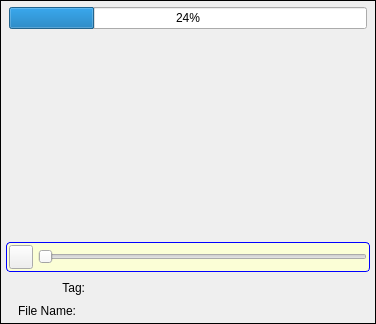
<?xml version="1.0" encoding="UTF-8"?>
<ui version="4.0">
 <class>AssetVideoWidget</class>
 <widget class="QWidget" name="AssetVideoWidget">
  <property name="geometry">
   <rect>
    <x>0</x>
    <y>0</y>
    <width>376</width>
    <height>324</height>
   </rect>
  </property>
  <property name="sizePolicy">
   <sizepolicy hsizetype="Expanding" vsizetype="Expanding">
    <horstretch>0</horstretch>
    <verstretch>0</verstretch>
   </sizepolicy>
  </property>
  <property name="minimumSize">
   <size>
    <width>0</width>
    <height>0</height>
   </size>
  </property>
  <property name="maximumSize">
   <size>
    <width>16777215</width>
    <height>324</height>
   </size>
  </property>
  <property name="windowTitle">
   <string>Form</string>
  </property>
  <property name="styleSheet">
   <string notr="true"/>
  </property>
  <layout class="QGridLayout" name="gridLayout">
   <property name="leftMargin">
    <number>0</number>
   </property>
   <property name="topMargin">
    <number>0</number>
   </property>
   <property name="rightMargin">
    <number>0</number>
   </property>
   <property name="bottomMargin">
    <number>0</number>
   </property>
   <property name="spacing">
    <number>0</number>
   </property>
   <item row="0" column="0">
    <widget class="QFrame" name="m_MainFrame">
     <property name="sizePolicy">
      <sizepolicy hsizetype="Expanding" vsizetype="Preferred">
       <horstretch>0</horstretch>
       <verstretch>0</verstretch>
      </sizepolicy>
     </property>
     <property name="frameShape">
      <enum>QFrame::Box</enum>
     </property>
     <property name="frameShadow">
      <enum>QFrame::Plain</enum>
     </property>
     <layout class="QVBoxLayout" name="verticalLayout">
      <property name="spacing">
       <number>2</number>
      </property>
      <property name="leftMargin">
       <number>5</number>
      </property>
      <property name="topMargin">
       <number>5</number>
      </property>
      <property name="rightMargin">
       <number>5</number>
      </property>
      <property name="bottomMargin">
       <number>5</number>
      </property>
      <item>
       <layout class="QHBoxLayout" name="horizontalLayout_4">
        <property name="spacing">
         <number>2</number>
        </property>
        <item>
         <widget class="AvatarBar" name="m_LeftAvatarBar" native="true"/>
        </item>
        <item>
         <widget class="QFrame" name="m_VideoPictureFrame">
          <property name="sizePolicy">
           <sizepolicy hsizetype="Expanding" vsizetype="Expanding">
            <horstretch>0</horstretch>
            <verstretch>0</verstretch>
           </sizepolicy>
          </property>
          <property name="minimumSize">
           <size>
            <width>0</width>
            <height>120</height>
           </size>
          </property>
          <property name="maximumSize">
           <size>
            <width>16777215</width>
            <height>16777215</height>
           </size>
          </property>
          <property name="frameShape">
           <enum>QFrame::NoFrame</enum>
          </property>
          <property name="frameShadow">
           <enum>QFrame::Raised</enum>
          </property>
          <layout class="QGridLayout" name="gridLayout_2">
           <property name="leftMargin">
            <number>1</number>
           </property>
           <property name="topMargin">
            <number>1</number>
           </property>
           <property name="rightMargin">
            <number>1</number>
           </property>
           <property name="bottomMargin">
            <number>1</number>
           </property>
           <property name="spacing">
            <number>0</number>
           </property>
           <item row="1" column="0">
            <widget class="VidWidget" name="m_VidWidget" native="true">
             <property name="sizePolicy">
              <sizepolicy hsizetype="Expanding" vsizetype="Expanding">
               <horstretch>0</horstretch>
               <verstretch>0</verstretch>
              </sizepolicy>
             </property>
             <property name="maximumSize">
              <size>
               <width>16777215</width>
               <height>16777215</height>
              </size>
             </property>
            </widget>
           </item>
           <item row="0" column="0">
            <widget class="QProgressBar" name="m_XferProgressBar">
             <property name="value">
              <number>24</number>
             </property>
            </widget>
           </item>
          </layout>
         </widget>
        </item>
        <item>
         <widget class="AvatarBar" name="m_RightAvatarBar" native="true">
          <property name="sizePolicy">
           <sizepolicy hsizetype="Preferred" vsizetype="Expanding">
            <horstretch>0</horstretch>
            <verstretch>0</verstretch>
           </sizepolicy>
          </property>
         </widget>
        </item>
       </layout>
      </item>
      <item>
       <widget class="QFrame" name="m_ControlsFrame">
        <property name="sizePolicy">
         <sizepolicy hsizetype="Expanding" vsizetype="Preferred">
          <horstretch>0</horstretch>
          <verstretch>0</verstretch>
         </sizepolicy>
        </property>
        <property name="minimumSize">
         <size>
          <width>0</width>
          <height>0</height>
         </size>
        </property>
        <property name="maximumSize">
         <size>
          <width>16777215</width>
          <height>16777215</height>
         </size>
        </property>
        <property name="frameShape">
         <enum>QFrame::NoFrame</enum>
        </property>
        <property name="frameShadow">
         <enum>QFrame::Plain</enum>
        </property>
        <layout class="QVBoxLayout" name="verticalLayout_2">
         <property name="spacing">
          <number>0</number>
         </property>
         <property name="leftMargin">
          <number>0</number>
         </property>
         <property name="topMargin">
          <number>0</number>
         </property>
         <property name="rightMargin">
          <number>0</number>
         </property>
         <property name="bottomMargin">
          <number>0</number>
         </property>
         <item>
          <widget class="QFrame" name="m_VideoPlaybackControl">
           <property name="sizePolicy">
            <sizepolicy hsizetype="Expanding" vsizetype="Preferred">
             <horstretch>0</horstretch>
             <verstretch>0</verstretch>
            </sizepolicy>
           </property>
           <property name="styleSheet">
            <string notr="true">QFrame#m_VideoPlaybackControl
{   
background-color: #FBFED6;
border: 1px solid blue;
border-radius: 4px; 
}</string>
           </property>
           <layout class="QHBoxLayout" name="horizontalLayout">
            <property name="spacing">
             <number>5</number>
            </property>
            <property name="sizeConstraint">
             <enum>QLayout::SetDefaultConstraint</enum>
            </property>
            <property name="leftMargin">
             <number>2</number>
            </property>
            <property name="topMargin">
             <number>2</number>
            </property>
            <property name="rightMargin">
             <number>2</number>
            </property>
            <property name="bottomMargin">
             <number>2</number>
            </property>
            <item>
             <widget class="VxPushButton" name="m_PlayPauseButton">
              <property name="sizePolicy">
               <sizepolicy hsizetype="Fixed" vsizetype="Fixed">
                <horstretch>0</horstretch>
                <verstretch>0</verstretch>
               </sizepolicy>
              </property>
              <property name="minimumSize">
               <size>
                <width>24</width>
                <height>24</height>
               </size>
              </property>
              <property name="maximumSize">
               <size>
                <width>24</width>
                <height>24</height>
               </size>
              </property>
              <property name="text">
               <string/>
              </property>
              <property name="iconSize">
               <size>
                <width>24</width>
                <height>24</height>
               </size>
              </property>
             </widget>
            </item>
            <item>
             <widget class="QSlider" name="m_PlayPosSlider">
              <property name="minimumSize">
               <size>
                <width>0</width>
                <height>24</height>
               </size>
              </property>
              <property name="maximumSize">
               <size>
                <width>16777215</width>
                <height>24</height>
               </size>
              </property>
              <property name="orientation">
               <enum>Qt::Horizontal</enum>
              </property>
             </widget>
            </item>
           </layout>
          </widget>
         </item>
         <item>
          <widget class="QFrame" name="m_TagFrame">
           <layout class="QHBoxLayout" name="horizontalLayout_3">
            <property name="spacing">
             <number>2</number>
            </property>
            <item>
             <widget class="QLabel" name="m_TagTitleLabel">
              <property name="sizePolicy">
               <sizepolicy hsizetype="Fixed" vsizetype="Preferred">
                <horstretch>0</horstretch>
                <verstretch>0</verstretch>
               </sizepolicy>
              </property>
              <property name="minimumSize">
               <size>
                <width>70</width>
                <height>14</height>
               </size>
              </property>
              <property name="maximumSize">
               <size>
                <width>70</width>
                <height>14</height>
               </size>
              </property>
              <property name="text">
               <string>Tag:</string>
              </property>
              <property name="alignment">
               <set>Qt::AlignRight|Qt::AlignTrailing|Qt::AlignVCenter</set>
              </property>
             </widget>
            </item>
            <item>
             <widget class="VxTagLabel" name="m_TagLabel">
              <property name="sizePolicy">
               <sizepolicy hsizetype="Expanding" vsizetype="Preferred">
                <horstretch>0</horstretch>
                <verstretch>0</verstretch>
               </sizepolicy>
              </property>
              <property name="minimumSize">
               <size>
                <width>0</width>
                <height>14</height>
               </size>
              </property>
              <property name="maximumSize">
               <size>
                <width>16777215</width>
                <height>16777215</height>
               </size>
              </property>
              <property name="text">
               <string/>
              </property>
             </widget>
            </item>
           </layout>
          </widget>
         </item>
         <item>
          <layout class="QHBoxLayout" name="horizontalLayout_2">
           <property name="spacing">
            <number>2</number>
           </property>
           <item>
            <widget class="QLabel" name="m_FileNameTitleLabel">
             <property name="sizePolicy">
              <sizepolicy hsizetype="Fixed" vsizetype="Preferred">
               <horstretch>0</horstretch>
               <verstretch>0</verstretch>
              </sizepolicy>
             </property>
             <property name="minimumSize">
              <size>
               <width>70</width>
               <height>14</height>
              </size>
             </property>
             <property name="maximumSize">
              <size>
               <width>70</width>
               <height>14</height>
              </size>
             </property>
             <property name="text">
              <string>File Name:</string>
             </property>
             <property name="alignment">
              <set>Qt::AlignRight|Qt::AlignTrailing|Qt::AlignVCenter</set>
             </property>
            </widget>
           </item>
           <item>
            <widget class="QLabel" name="m_FileNameLabel">
             <property name="sizePolicy">
              <sizepolicy hsizetype="Expanding" vsizetype="Fixed">
               <horstretch>0</horstretch>
               <verstretch>0</verstretch>
              </sizepolicy>
             </property>
             <property name="minimumSize">
              <size>
               <width>0</width>
               <height>14</height>
              </size>
             </property>
             <property name="maximumSize">
              <size>
               <width>16777215</width>
               <height>14</height>
              </size>
             </property>
             <property name="text">
              <string/>
             </property>
            </widget>
           </item>
          </layout>
         </item>
        </layout>
       </widget>
      </item>
     </layout>
    </widget>
   </item>
  </layout>
 </widget>
 <customwidgets>
  <customwidget>
   <class>VxPushButton</class>
   <extends>QPushButton</extends>
   <header>VxPushButton.h</header>
  </customwidget>
  <customwidget>
   <class>AvatarBar</class>
   <extends>QWidget</extends>
   <header>AvatarBar.h</header>
   <container>1</container>
  </customwidget>
  <customwidget>
   <class>VxTagLabel</class>
   <extends>QLabel</extends>
   <header>VxTagLabel.h</header>
  </customwidget>
  <customwidget>
   <class>VidWidget</class>
   <extends>QWidget</extends>
   <header location="global">VidWidget.h</header>
   <container>1</container>
  </customwidget>
 </customwidgets>
 <resources/>
 <connections/>
</ui>
